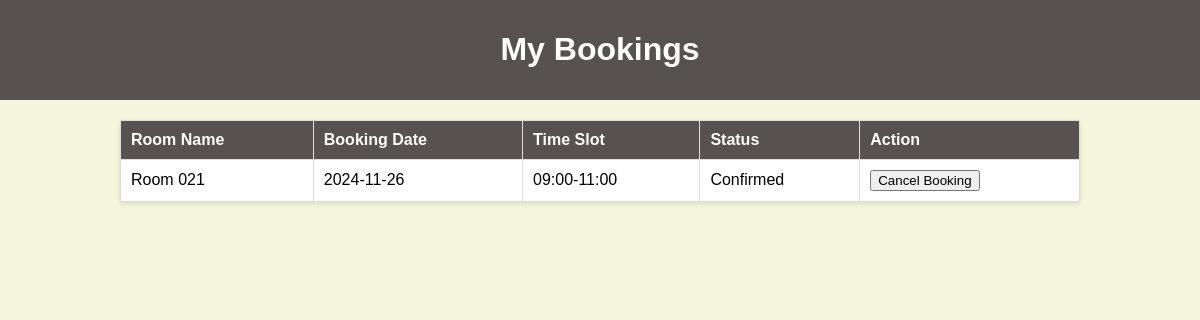
Page /php/MyBookings.php (signed in) on the committed database.
### tables this page shows
CREATE TABLE `bookings` (
  `booking_id` int(11) NOT NULL PRIMARY KEY AUTO_INCREMENT,
  `user_id` int(11) NOT NULL,
  `room_id` int(11) NOT NULL,
  `booking_date` date NOT NULL,
  `time_slot` varchar(50) NOT NULL,
  `status` enum('Pending','Confirmed','Cancelled') NOT NULL DEFAULT 'Pending'
);

CREATE TABLE `rooms` (
  `room_id` int(11) NOT NULL PRIMARY KEY AUTO_INCREMENT,
  `room_name` varchar(100) NOT NULL,
  `room_type` enum('Lecture','Lab') NOT NULL,
  `building` varchar(100) NOT NULL,
  `floor` int(11) NOT NULL,
  `department` varchar(100) NOT NULL,
  `capacity` int(11) NOT NULL,
  `image1` varchar(255) DEFAULT NULL,
  `image2` varchar(255) DEFAULT NULL,
  `image3` varchar(255) DEFAULT NULL,
  `image4` varchar(255) DEFAULT NULL,
  `image5` varchar(255) DEFAULT NULL,
  `availability_status` enum('Available','Booked') NOT NULL DEFAULT 'Available',
  `description` varchar(255) NOT NULL
);

### php/MyBookings.php (the view, shortened to what this page needs)
<?php
$userId = $_SESSION['user_id'];
try {
    $pdo = new PDO('mysql:host=localhost;dbname=room_booking', 'root', '');
    $pdo->setAttribute(PDO::ATTR_ERRMODE, PDO::ERRMODE_EXCEPTION);
} catch (PDOException $e) {
    die("Database connection failed: " . $e->getMessage());
}
$query = "SELECT rooms.room_name, booking_date, time_slot, status
          FROM bookings
          INNER JOIN rooms ON bookings.room_id = rooms.room_id
          WHERE bookings.user_id = :user_id";
$stmt = $pdo->prepare($query);
$stmt->execute(['user_id' => $userId]);
$userBookings = $stmt->fetchAll(PDO::FETCH_ASSOC);
?>
<!DOCTYPE html>
<html lang="en">
<head>
</head>
<body>
    <header>
       <h1>My Bookings</h1>
    </header>
    <table>
        <thead>
            <tr>
                <th>Room Name</th>
                <th>Booking Date</th>
                <th>Time Slot</th>
                <th>Status</th>
                <th>Action</th>
            </tr>
        </thead>
        <tbody>
            <?php foreach ($userBookings as $booking): ?>
                <tr>
                    <td><?php echo htmlspecialchars($booking['room_name']); ?></td>
                    <td><?php echo htmlspecialchars($booking['booking_date']); ?></td>
                    <td><?php echo htmlspecialchars($booking['time_slot']); ?></td>
                    <td><?php echo htmlspecialchars($booking['status']); ?></td>
                    <td>
                        <form action="cancel_booking.php" method="POST">
                            <button type="submit" class="cancel-button">Cancel Booking</button>
                        </form>
                    </td>
                </tr>
            <?php endforeach; ?>
        </tbody>
    </table>
</body>
</html>

### php/MyBookings.php (style rules this page uses)
body { font-family: Arial, sans-serif; background-color: rgb(245, 245, 220); margin: 0; padding: 0; }
header { background-color: rgb(87, 81, 81); color: white; padding: 10px; text-align: center; }
table { width: 80%; margin: 20px auto; border-collapse: collapse; box-shadow: 0 2px 5px rgba(0, 0, 0, 0.1); background-color: white; }
th, td { padding: 10px; text-align: left; border: 1px solid #ddd; }
th { background-color: rgb(87, 81, 81); color: white; }

### rows in the picture
bookings: room.room_name "Room 021", booking_date "2024-11-26", time_slot "09:00-11:00", status "Confirmed"
